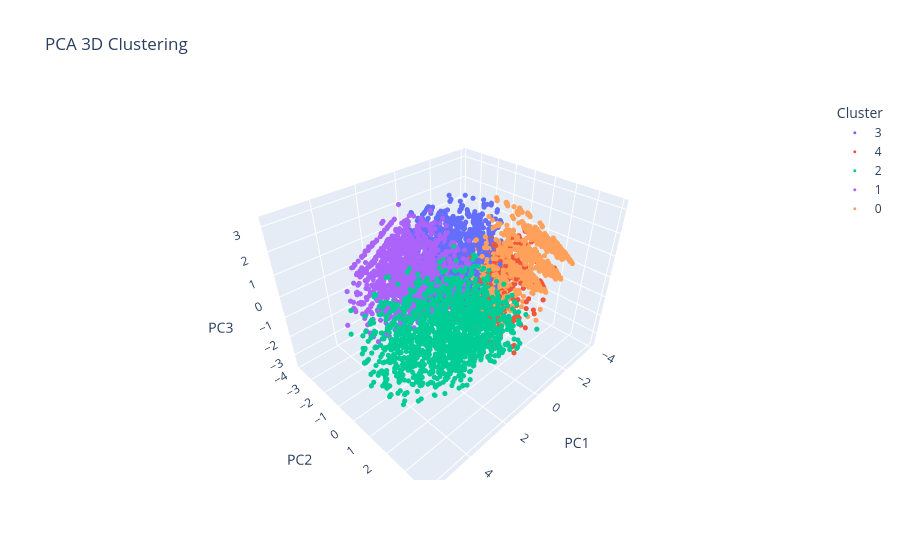

The notebook cell saved with this chart:
### Code cell
import plotly.express as px

pca_3d = PCA(n_components=3)
X_pca_3d = pca_3d.fit_transform(X_scaled)

pca_df = pd.DataFrame(X_pca_3d, columns=['PC1','PC2','PC3'])
pca_df['Cluster'] = data_model['Cluster'].astype(str)

fig = px.scatter_3d(
    pca_df,
    x='PC1',
    y='PC2',
    z='PC3',
    color='Cluster',
    title='PCA 3D Clustering'
)

fig.update_traces(marker=dict(size=3))
fig.show()

### Figure 1 — Plotly figure (JSON) as saved in the notebook; plotly's stock layout.template omitted (floating-point values rounded to 4 significant figures; data arrays with more than 128 entries replaced by an {"elided": "..."} marker saying what was removed)
{"data": [{"hovertemplate": "Cluster=3<br>PC1=%{x}<br>PC2=%{y}<br>PC3=%{z}<extra></extra>", "legendgroup": "3", "marker": {"color": "#636efa", "size": 3, "symbol": "circle"}, "mode": "markers", "name": "3", "scene": "scene", "showlegend": true, "type": "scatter3d", "x": {"elided": "1879 float values"}, "y": {"elided": "1879 float values"}, "z": {"elided": "1879 float values"}}, {"hovertemplate": "Cluster=4<br>PC1=%{x}<br>PC2=%{y}<br>PC3=%{z}<extra></extra>", "legendgroup": "4", "marker": {"color": "#EF553B", "size": 3, "symbol": "circle"}, "mode": "markers", "name": "4", "scene": "scene", "showlegend": true, "type": "scatter3d", "x": {"elided": "1171 float values"}, "y": {"elided": "1171 float values"}, "z": {"elided": "1171 float values"}}, {"hovertemplate": "Cluster=2<br>PC1=%{x}<br>PC2=%{y}<br>PC3=%{z}<extra></extra>", "legendgroup": "2", "marker": {"color": "#00cc96", "size": 3, "symbol": "circle"}, "mode": "markers", "name": "2", "scene": "scene", "showlegend": true, "type": "scatter3d", "x": {"elided": "1575 float values"}, "y": {"elided": "1575 float values"}, "z": {"elided": "1575 float values"}}, {"hovertemplate": "Cluster=1<br>PC1=%{x}<br>PC2=%{y}<br>PC3=%{z}<extra></extra>", "legendgroup": "1", "marker": {"color": "#ab63fa", "size": 3, "symbol": "circle"}, "mode": "markers", "name": "1", "scene": "scene", "showlegend": true, "type": "scatter3d", "x": {"elided": "1282 float values"}, "y": {"elided": "1282 float values"}, "z": {"elided": "1282 float values"}}, {"hovertemplate": "Cluster=0<br>PC1=%{x}<br>PC2=%{y}<br>PC3=%{z}<extra></extra>", "legendgroup": "0", "marker": {"color": "#FFA15A", "size": 3, "symbol": "circle"}, "mode": "markers", "name": "0", "scene": "scene", "showlegend": true, "type": "scatter3d", "x": {"elided": "1136 float values"}, "y": {"elided": "1136 float values"}, "z": {"elided": "1136 float values"}}], "layout": {"legend": {"title": {"text": "Cluster"}, "tracegroupgap": 0}, "scene": {"domain": {"x": [0, 1], "y": [0, 1]}, "xaxis": {"title": {"text": "PC1"}}, "yaxis": {"title": {"text": "PC2"}}, "zaxis": {"title": {"text": "PC3"}}}, "title": {"text": "PCA 3D Clustering"}}}
